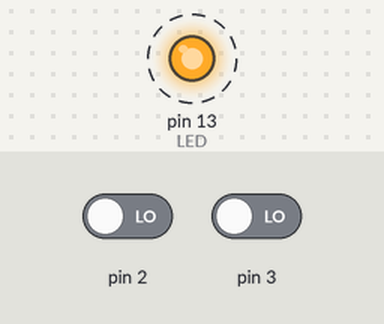
This sketch was run on a simulated Arduino Uno, built with avr-gcc and run on an emulated ATmega328P. Parts: output pins drawn as LEDs (lit = HIGH). Dashed ring = blinking. The test bench sets the inputs (shaded band); at power-on: pin 2 LOW, pin 3 LOW. What the sketch prints to the serial monitor is not drawn.

Above: at 1.2 s.
1.3 s: pin 2 driven HIGH
4.3 s: pin 3 driven HIGH
Timing chart, 0 to 13.3 s (numbered marks = the images above; inputs shaded):
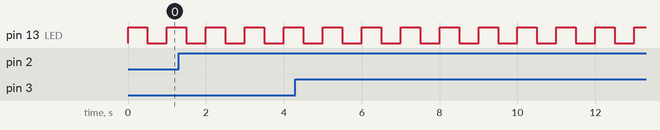

The sketch:

sketch_feb17a.ino
```cpp
//Project 25 - Using interrupts

#define LED 13
void setup()
{
  Serial.begin(9600);
  pinMode(13, OUTPUT);
  attachInterrupt(0, displayMicros, RISING);
  attachInterrupt(1, displayMillis, RISING);
}
void displayMicros()
{
  //Serial.write("micros() = ");
  Serial.println("micros() = :)");
}

void displayMillis()
{
  //Serial.write("millis() = :(");
  Serial.println("millis() = :(");
}

void loop()
{
  digitalWrite(LED, HIGH);
  delay(500);
  digitalWrite(LED, LOW);
  delay(500);
}
```

Measured:
- by itself, pin 13 (LED): alternates HIGH for 0.50 s and LOW for 0.50 s
